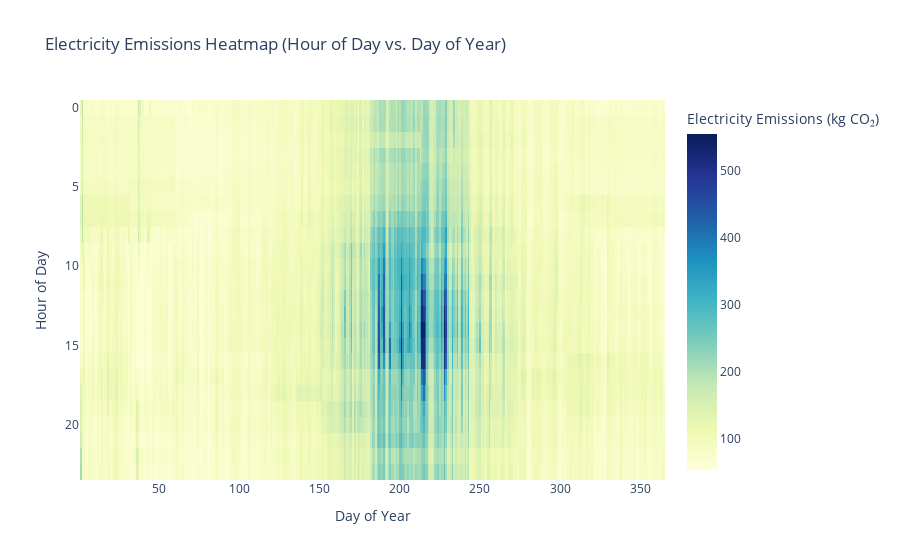

Notebook cell for this chart:
### Code cell
from src.visuals import plot_emissions_heatmap

df = source_energy.copy()

plot_emissions_heatmap(df)

### Figure 1 — Plotly figure (JSON) as saved in the notebook; plotly's stock layout.template omitted (floating-point values rounded to 4 significant figures; data arrays with more than 128 entries replaced by an {"elided": "..."} marker saying what was removed)
{"data": [{"colorbar": {"title": {"text": "Electricity Emissions (kg CO₂)"}}, "colorscale": [[0, "rgb(255,255,217)"], [0.125, "rgb(237,248,177)"], [0.25, "rgb(199,233,180)"], [0.375, "rgb(127,205,187)"], [0.5, "rgb(65,182,196)"], [0.625, "rgb(29,145,192)"], [0.75, "rgb(34,94,168)"], [0.875, "rgb(37,52,148)"], [1, "rgb(8,29,88)"]], "type": "heatmap", "x": {"elided": "365 int values"}, "y": [0, 1, 2, 3, 4, 5, 6, 7, 8, 9, 10, 11, 12, 13, 14, 15, 16, 17, 18, 19, 20, 21, 22, 23], "z": {"elided": "24x365 float values"}}], "layout": {"title": {"text": "Electricity Emissions Heatmap (Hour of Day vs. Day of Year)"}, "xaxis": {"title": {"text": "Day of Year"}}, "yaxis": {"autorange": "reversed", "title": {"text": "Hour of Day"}}}}
